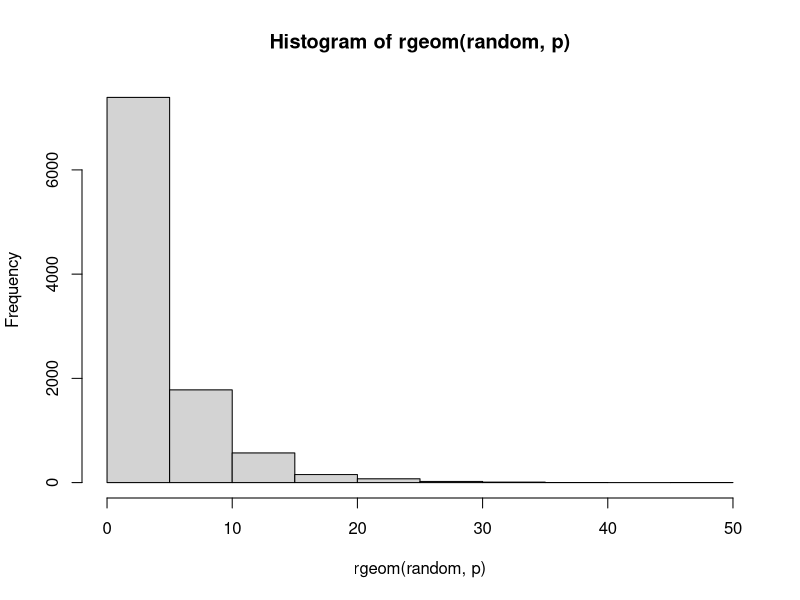
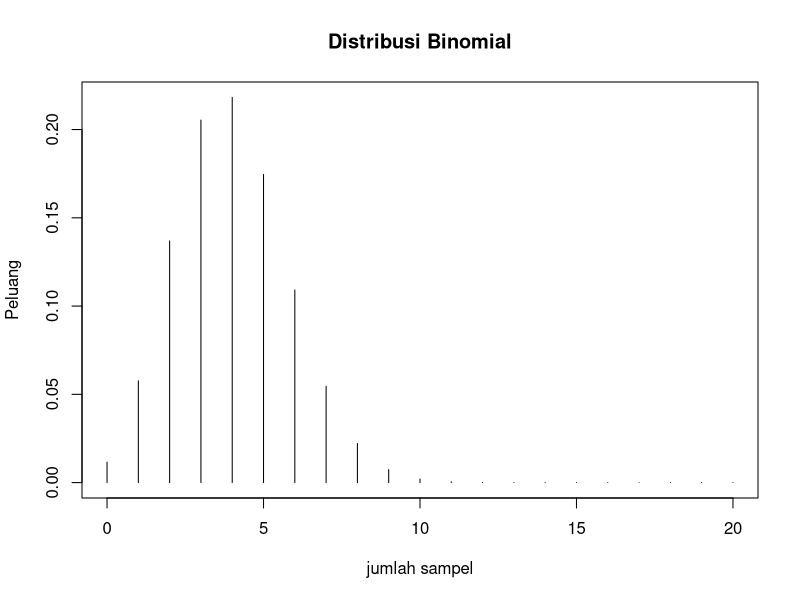
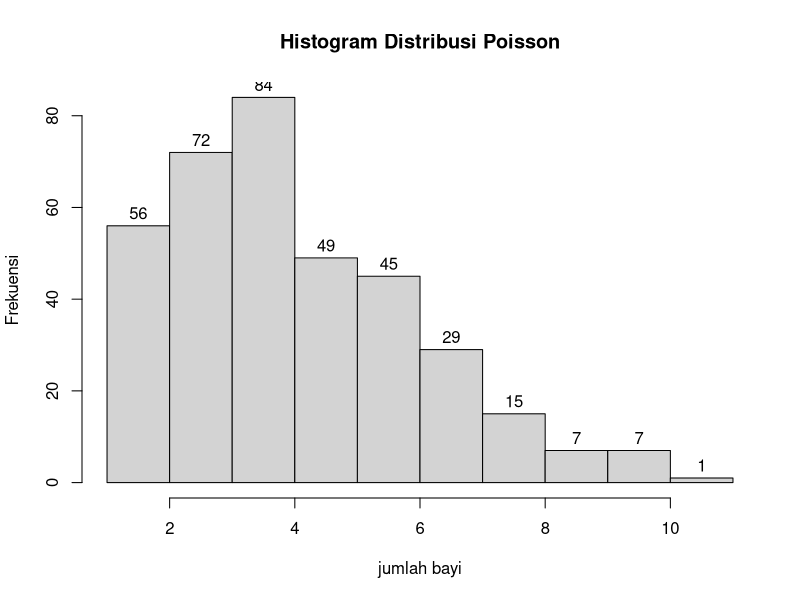
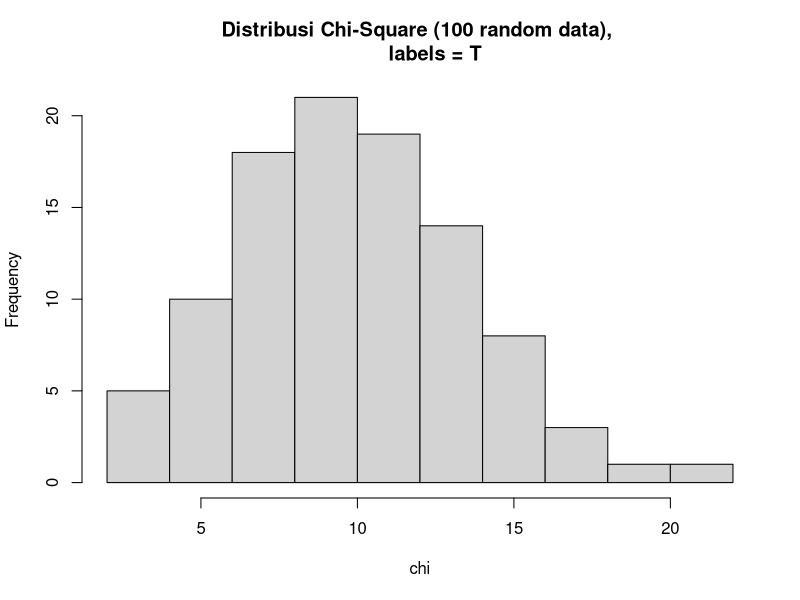
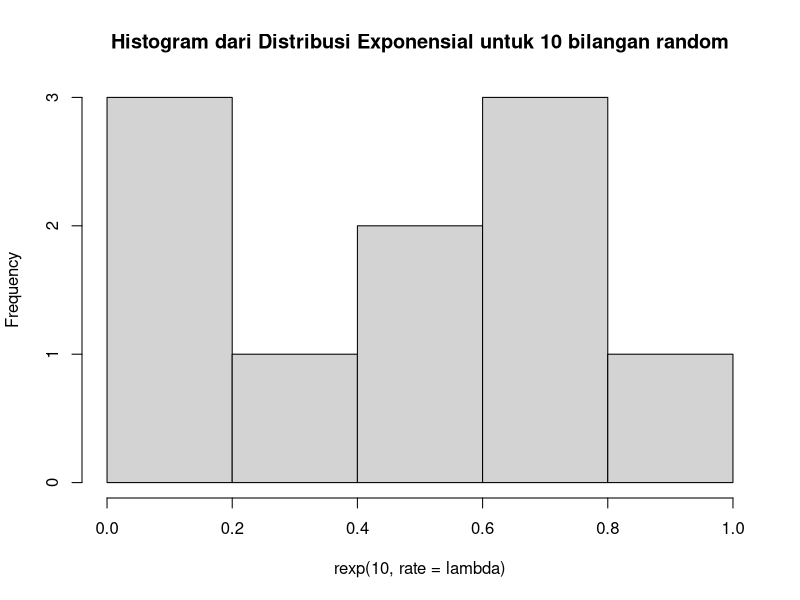
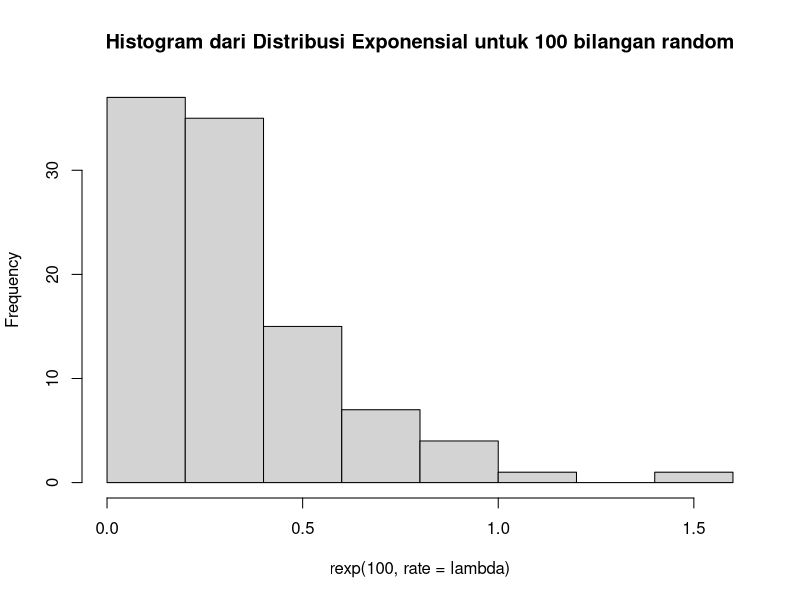
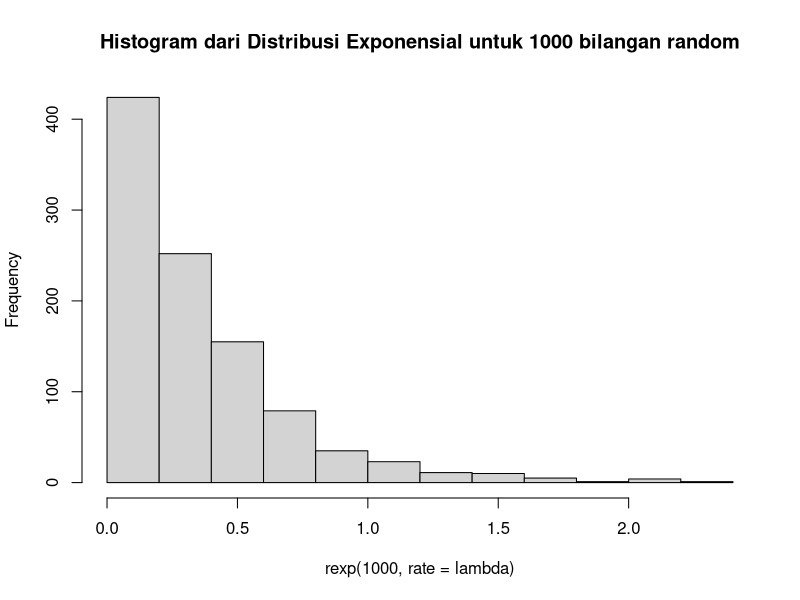
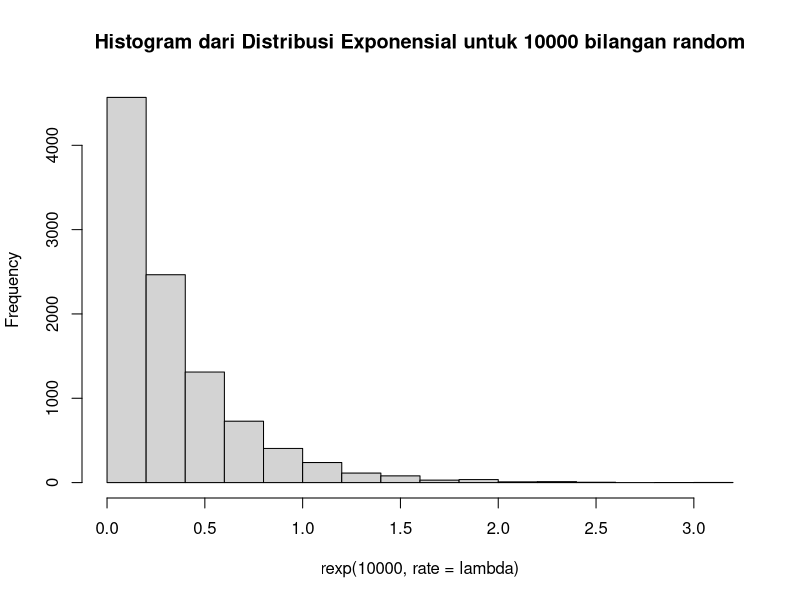

The R script that drew these images, in order:
#1.Seorang penyurvei secara acak memilih orang-orang di jalan sampai dia bertemu dengan seseorang yang menghadiri acara vaksinasi sebelumnya.

#a. Berapa peluang penyurvei bertemu x = 3 orang yang tidak menghadiri acara vaksinasi
#sebelum keberhasilan pertama ketika p = 0,20 dari populasi menghadiri acara vaksinasi ?
#(distribusi Geometrik)


x <- 3
p <- 0.2
paste("Hasilnya : ", dgeom(x, p))

#b. mean Distribusi Geometrik dengan 10000 data random , prob = 0,20 dimana distribusi
#geometrik acak tersebut X = 3 ( distribusi geometrik acak () == 3 )

random <- 10000
paste("peluang dari 10.000 data random adalah : ", mean(rgeom(random,p)==3) ) 

#c. Bandingkan Hasil poin a dan b , apa kesimpulan yang bisa didapatkan?

#d. Histogram Distribusi Geometrik , Peluang X = 3 gagal Sebelum Sukses Pertama
hist(rgeom(random, p))

#e. Nilai Rataan (µ) dan Varian (σ²) dari Distribusi Geometrik.

rataan = 1/p
varian = (1-p)/p^2

paste("nilai dari rataan (µ): ", rataan)
paste("nilai dari varian (σ²): ", varian)

# 2. Terdapat 20 pasien menderita Covid19 dengan peluang sembuh sebesar 0.2. Tentukan :
# a. Peluang terdapat 4 pasien yang sembuh.

n <- 20
p  <- 0.2
x <- 4

paste("Peluang untuk terdapat 4 pasien yang sembuh adalah : ", dbinom(x,n,p))

#b. Gambarkan grafik histogram berdasarkan kasus tersebut.

x<- 0:20
plot(x, dbinom(x,n,p),
     type='h',
     main='Distribusi Binomial',
     ylab='Peluang',
     xlab = 'jumlah sampel')

#c. Nilai Rataan (μ) dan Varian (σ²) dari DistribusiBinomial.

rataan = n*p
paste("Nilai dari Rataan (μ) adalah : ", rataan)
varian = n*p*(1-p)
paste("Nilai dari Varian (σ²) adalah : ", varian)

#3. Diketahui data dari sebuah tempat bersalin di rumah sakit tertentu menunjukkan rata-rata historis 4,5 bayi lahir di rumah sakit ini setiap hari. (gunakan Distribusi Poisson)

#a. Berapa peluang bahwa 6 bayi akan lahir di rumah sakit ini besok?

x<-6
lambda<-4.5
paste("Peluang akan lahir 6 bayi di rumah sakit ini besok adalah : ", dpois(x, lambda))

#b. simulasikan dan buatlah histogram kelahiran 6 bayi akan lahir di rumah sakit ini selama setahun (n = 365)

set.seed(0)
n<-365
pois<-rpois(n,lambda)

hist(pois,
     main ="Histogram Distribusi Poisson", 
     labels=T,
     ylab = 'Frekuensi',
     xlab = 'jumlah bayi')

#c. bandingkan hasil poin a dan b , Apa kesimpulan yang bisa didapatkan?

#d. Nilai Rataan (μ) dan Varian (σ²) dari Distribusi Poisson.

rataan=varian=lambda
paste("Nilai dari Rataan (µ) adalah : ", rataan)
paste("Nilai dari Varian (σ²) adalah : ", varian)

#Diketahui nilai x = 2 dan v = 10. Tentukan:

#a. Fungsi Probabilitas dari Distribusi Chi-Square.

x <- 2
v <- 10
dchisq(x,v,ncp = 0)

#b. Histogram dari Distribusi Chi-Square dengan 100 data random.
set.seed(0);
n <- 100
chi <- rchisq(100,v)

hist(chi, 
     main="Distribusi Chi-Square (100 random data), 
     labels = T")

#c. Nilai Rataan (μ) dan Varian (σ²) dari Distribusi Chi-Square.

rataan=v
paste("Nilai dari Rataan (μ) adalah : ", rataan)
varian=2*v
paste("Nilai dari Varian (σ²) adalah : ", varian)

#5. Diketahui bilangan acak (random variable) berdistribusi exponential (λ = 3). Tentukan

#a. Fungsi Probabilitas dari Distribusi Exponensial 

n<-10
lambda <- 3
paste("hasilnya adalah : ", rexp(n, rate = lambda))

#b. Histogram dari Distribusi Exponensial untuk 10, 100, 1000 dan 10000 bilangan random

hist(rexp(10, rate = lambda), main = "Histogram dari Distribusi Exponensial untuk 10 bilangan random")
hist(rexp(100, rate = lambda), main = "Histogram dari Distribusi Exponensial untuk 100 bilangan random")
hist(rexp(1000, rate = lambda), main = "Histogram dari Distribusi Exponensial untuk 1000 bilangan random")
hist(rexp(10000, rate = lambda), main = "Histogram dari Distribusi Exponensial untuk 10000 bilangan random")

#c. Nilai Rataan (μ) dan Varian (σ²) dari Distribusi Exponensial untuk n = 100 dan λ = 3
#Petunjuk: 
#Gunakan set.seed(1)
#Gunakan fungsi bawaan R

N <- 100
set.seed(1)
rataan = mean(rexp(N, rate = lambda))
paste("Nilai Rataan(µ): ", rataan)
varian = (sd(rexp(N, rate = lambda))) ^ 2
paste("Nilai Varian(σ²): ", varian)

#6. Diketahui generate random nilai sebanyak 100 data, mean = 50, sd = 8. Tentukan

#a. Fungsi Probabilitas dari Distribusi Normal P(X1 ≤ x ≤ X2), hitung Z-Score Nya dan plot data generate randomnya dalam bentuk grafik. Petunjuk(gunakan fungsi plot()).

#Keterangan : 
#X1 = Dibawah rata-rata 
#X2 = Diatas rata-rata
#Contoh data : 1,2,4,2,6,3,10,11,5,3,6,8
#rata-rata = 5.083333
#X1 = 5
#X2 = 6

n <- 100
mean <- 50
sd <- 8 
zScore = rnorm(n, mean, sd)

zScore
plot (zScore)

#b. Generate Histogram dari Distribusi Normal dengan breaks 50 dan format penamaan: 
#NRP_Nama_Probstat_{Nama Kelas}_DNhistogram
#Contoh : 312312312_Rola_Probstat_A_DNhistogram

hist(zScore, 
     breaks = 50,
     main="5025211019_Adrian Karuna Soetikno_Probstat A_DNhistogram")

#c. Nilai Varian (σ²) dari hasil generate random nilai Distribusi Normal.

varian=sd*sd
paste("Nilai dari Varian (σ²) adalah : ", varian)